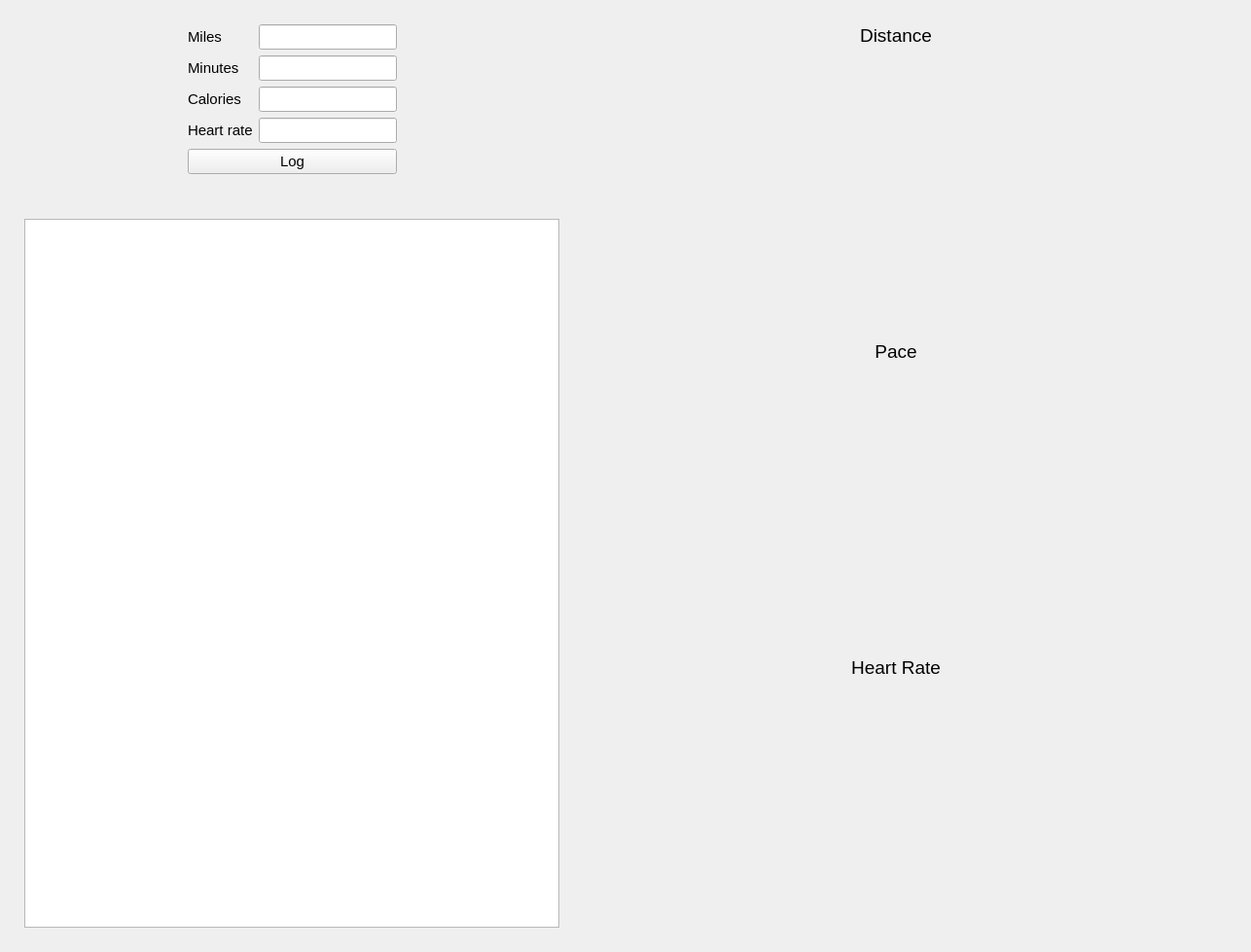
      <widget class="QWidget" name="tabRunning">
       <attribute name="title">
        <string>Running</string>
       </attribute>
       <layout class="QHBoxLayout" name="horizontalLayout_38" stretch="2,0,3,0">
        <property name="leftMargin">
         <number>25</number>
        </property>
        <property name="topMargin">
         <number>25</number>
        </property>
        <property name="rightMargin">
         <number>25</number>
        </property>
        <property name="bottomMargin">
         <number>25</number>
        </property>
        <item>
         <layout class="QVBoxLayout" name="verticalLayout_36" stretch="0,0,1">
          <item>
           <layout class="QHBoxLayout" name="horizontalLayout_37">
            <item>
             <spacer name="horizontalSpacer_2">
              <property name="orientation">
               <enum>Qt::Horizontal</enum>
              </property>
              <property name="sizeHint" stdset="0">
               <size>
                <width>40</width>
                <height>20</height>
               </size>
              </property>
             </spacer>
            </item>
            <item>
             <layout class="QVBoxLayout" name="verticalLayout_15">
              <property name="spacing">
               <number>6</number>
              </property>
              <item>
               <layout class="QFormLayout" name="formLayout">
                <property name="sizeConstraint">
                 <enum>QLayout::SetMinimumSize</enum>
                </property>
                <property name="fieldGrowthPolicy">
                 <enum>QFormLayout::FieldsStayAtSizeHint</enum>
                </property>
                <property name="horizontalSpacing">
                 <number>6</number>
                </property>
                <property name="verticalSpacing">
                 <number>6</number>
                </property>
                <item row="0" column="0">
                 <widget class="QLabel" name="label_11">
                  <property name="font">
                   <font>
                    <pointsize>11</pointsize>
                   </font>
                  </property>
                  <property name="text">
                   <string>Miles</string>
                  </property>
                 </widget>
                </item>
                <item row="0" column="1">
                 <widget class="QLineEdit" name="inputMiles">
                  <property name="sizePolicy">
                   <sizepolicy hsizetype="Preferred" vsizetype="Preferred">
                    <horstretch>0</horstretch>
                    <verstretch>0</verstretch>
                   </sizepolicy>
                  </property>
                  <property name="baseSize">
                   <size>
                    <width>0</width>
                    <height>0</height>
                   </size>
                  </property>
                  <property name="font">
                   <font>
                    <pointsize>11</pointsize>
                   </font>
                  </property>
                 </widget>
                </item>
                <item row="1" column="0">
                 <widget class="QLabel" name="label_12">
                  <property name="font">
                   <font>
                    <pointsize>11</pointsize>
                   </font>
                  </property>
                  <property name="text">
                   <string>Minutes</string>
                  </property>
                 </widget>
                </item>
                <item row="1" column="1">
                 <widget class="QLineEdit" name="inputMinutes">
                  <property name="sizePolicy">
                   <sizepolicy hsizetype="Preferred" vsizetype="Preferred">
                    <horstretch>0</horstretch>
                    <verstretch>0</verstretch>
                   </sizepolicy>
                  </property>
                  <property name="font">
                   <font>
                    <pointsize>11</pointsize>
                   </font>
                  </property>
                 </widget>
                </item>
                <item row="2" column="0">
                 <widget class="QLabel" name="label_13">
                  <property name="font">
                   <font>
                    <pointsize>11</pointsize>
                   </font>
                  </property>
                  <property name="text">
                   <string>Calories</string>
                  </property>
                 </widget>
                </item>
                <item row="2" column="1">
                 <widget class="QLineEdit" name="inputRunningCalories">
                  <property name="sizePolicy">
                   <sizepolicy hsizetype="Preferred" vsizetype="Preferred">
                    <horstretch>0</horstretch>
                    <verstretch>0</verstretch>
                   </sizepolicy>
                  </property>
                  <property name="font">
                   <font>
                    <pointsize>11</pointsize>
                   </font>
                  </property>
                 </widget>
                </item>
                <item row="3" column="0">
                 <widget class="QLabel" name="label_14">
                  <property name="sizePolicy">
                   <sizepolicy hsizetype="Preferred" vsizetype="Preferred">
                    <horstretch>0</horstretch>
                    <verstretch>0</verstretch>
                   </sizepolicy>
                  </property>
                  <property name="font">
                   <font>
                    <pointsize>11</pointsize>
                   </font>
                  </property>
                  <property name="text">
                   <string>Heart rate</string>
                  </property>
                 </widget>
                </item>
                <item row="3" column="1">
                 <widget class="QLineEdit" name="inputHeartRate">
                  <property name="sizePolicy">
                   <sizepolicy hsizetype="Preferred" vsizetype="Preferred">
                    <horstretch>0</horstretch>
                    <verstretch>0</verstretch>
                   </sizepolicy>
                  </property>
                  <property name="baseSize">
                   <size>
                    <width>0</width>
                    <height>0</height>
                   </size>
                  </property>
                  <property name="font">
                   <font>
                    <pointsize>11</pointsize>
                   </font>
                  </property>
                 </widget>
                </item>
               </layout>
              </item>
              <item>
               <widget class="QPushButton" name="buttonLogRunning">
                <property name="sizePolicy">
                 <sizepolicy hsizetype="Preferred" vsizetype="Fixed">
                  <horstretch>0</horstretch>
                  <verstretch>0</verstretch>
                 </sizepolicy>
                </property>
                <property name="font">
                 <font>
                  <pointsize>11</pointsize>
                 </font>
                </property>
                <property name="text">
                 <string>Log</string>
                </property>
               </widget>
              </item>
             </layout>
            </item>
            <item>
             <spacer name="horizontalSpacer_51">
              <property name="orientation">
               <enum>Qt::Horizontal</enum>
              </property>
              <property name="sizeHint" stdset="0">
               <size>
                <width>40</width>
                <height>20</height>
               </size>
              </property>
             </spacer>
            </item>
           </layout>
          </item>
          <item>
           <spacer name="verticalSpacer_4">
            <property name="orientation">
             <enum>Qt::Vertical</enum>
            </property>
            <property name="sizeHint" stdset="0">
             <size>
              <width>20</width>
              <height>40</height>
             </size>
            </property>
           </spacer>
          </item>
          <item>
           <widget class="QTableView" name="tableRunning">
            <property name="enabled">
             <bool>true</bool>
            </property>
            <property name="sizePolicy">
             <sizepolicy hsizetype="Expanding" vsizetype="Expanding">
              <horstretch>0</horstretch>
              <verstretch>0</verstretch>
             </sizepolicy>
            </property>
            <property name="minimumSize">
             <size>
              <width>550</width>
              <height>0</height>
             </size>
            </property>
            <property name="font">
             <font>
              <pointsize>12</pointsize>
             </font>
            </property>
           </widget>
          </item>
         </layout>
        </item>
        <item>
         <spacer name="horizontalSpacer_6">
          <property name="orientation">
           <enum>Qt::Horizontal</enum>
          </property>
          <property name="sizeHint" stdset="0">
           <size>
            <width>40</width>
            <height>20</height>
           </size>
          </property>
         </spacer>
        </item>
        <item>
         <layout class="QVBoxLayout" name="verticalLayout_25" stretch="0,1,0,0,1,0,0,1">
          <property name="sizeConstraint">
           <enum>QLayout::SetDefaultConstraint</enum>
          </property>
          <item>
           <widget class="QLabel" name="label_51">
            <property name="font">
             <font>
              <pointsize>14</pointsize>
             </font>
            </property>
            <property name="text">
             <string>Distance</string>
            </property>
            <property name="alignment">
             <set>Qt::AlignCenter</set>
            </property>
           </widget>
          </item>
          <item>
           <widget class="QCustomPlot" name="runningPlotDistance" native="true">
            <property name="minimumSize">
             <size>
              <width>600</width>
              <height>250</height>
             </size>
            </property>
           </widget>
          </item>
          <item>
           <spacer name="verticalSpacer_17">
            <property name="orientation">
             <enum>Qt::Vertical</enum>
            </property>
            <property name="sizeHint" stdset="0">
             <size>
              <width>20</width>
              <height>40</height>
             </size>
            </property>
           </spacer>
          </item>
          <item>
           <widget class="QLabel" name="label_52">
            <property name="font">
             <font>
              <pointsize>14</pointsize>
             </font>
            </property>
            <property name="text">
             <string>Pace</string>
            </property>
            <property name="alignment">
             <set>Qt::AlignCenter</set>
            </property>
           </widget>
          </item>
          <item>
           <widget class="QCustomPlot" name="runningPlotPace" native="true">
            <property name="minimumSize">
             <size>
              <width>600</width>
              <height>250</height>
             </size>
            </property>
           </widget>
          </item>
          <item>
           <spacer name="verticalSpacer_16">
            <property name="orientation">
             <enum>Qt::Vertical</enum>
            </property>
            <property name="sizeHint" stdset="0">
             <size>
              <width>20</width>
              <height>40</height>
             </size>
            </property>
           </spacer>
          </item>
          <item>
           <widget class="QLabel" name="label_53">
            <property name="font">
             <font>
              <pointsize>14</pointsize>
             </font>
            </property>
            <property name="text">
             <string>Heart Rate</string>
            </property>
            <property name="alignment">
             <set>Qt::AlignCenter</set>
            </property>
           </widget>
          </item>
          <item>
           <widget class="QCustomPlot" name="runningPlotHeartRate" native="true">
            <property name="minimumSize">
             <size>
              <width>600</width>
              <height>250</height>
             </size>
            </property>
           </widget>
          </item>
         </layout>
        </item>
        <item>
         <spacer name="horizontalSpacer_20">
          <property name="orientation">
           <enum>Qt::Horizontal</enum>
          </property>
          <property name="sizeHint" stdset="0">
           <size>
            <width>40</width>
            <height>20</height>
           </size>
          </property>
         </spacer>
        </item>
       </layout>
      </widget>
